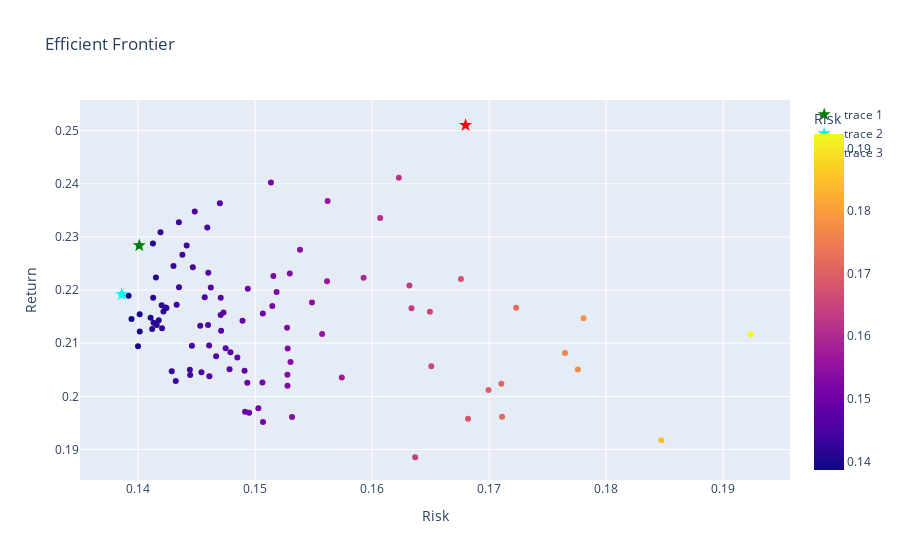

Write notebook code for a chart like this one.
### Code cell
fig = px.scatter(efficient_frontier_data, x='Risk', y='Return', title='Efficient Frontier', color='Risk')
addMarker(fig, max_sharpe['Risk'], max_sharpe['Return'], 'Green')
addMarker(fig, min_risk['Risk'], min_risk['Return'], 'Cyan')
addMarker(fig, max_return['Risk'], max_return['Return'], 'Red')
fig.show()
